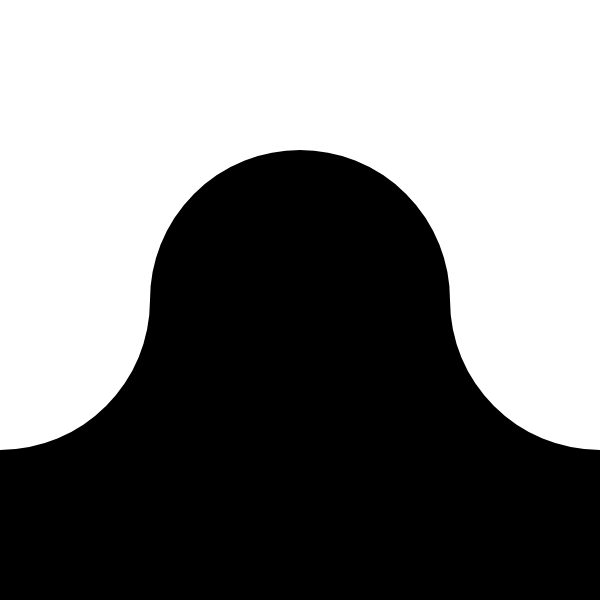
Frame 1 (no input)
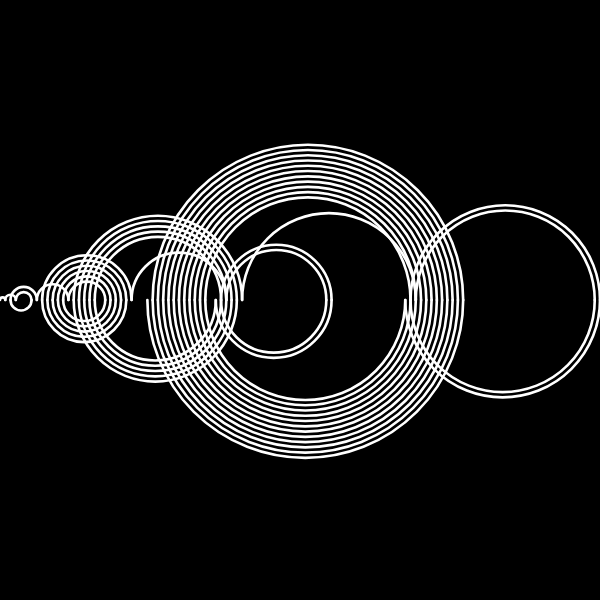
Frame 60 (no input)
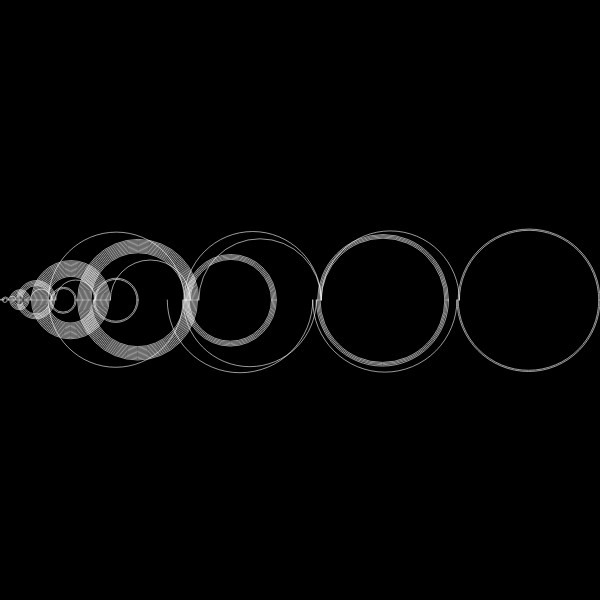
Frame 120 (the mouse pressed at the canvas centre since frame 60)

The p5.js sketch that drew these frames (run headless with seeded random() and noise() and a simulated clock; from frame 60 on, the mouse is pressed at the canvas centre):

// p5.js sketch
// ── sketch.js
let index = 0;
let count = 1;

let numbers = [true];
let sequence = [0];

let arcs = [];

let biggest = -1;

function setup() {
  createCanvas(600, 600);
}

function resetAll(){
  index = 0;
  count = 1;

  numbers = [true];
  sequence = [0];

  arcs = [];

  biggest = -1;
}

function step(){
  let next = index - count;
  let flip = false;
  if(next < 0 || numbers[next]){
    next = index + count;
    flip = true;
  }
  numbers[next] = true;
  sequence.push(next);
  index = next;
  count++;
  
  if(index > biggest){
    biggest = index;
  }
  
  const x = (next + sequence[sequence.length-2] ) / 2;
  const y = 0;
  
  if(flip){
    arcs.push(new Arc(x, y, abs(next - x), PI, TWO_PI));
  } else {
    arcs.push(new Arc(x, y, abs(next - x), 0, PI));
  }
  
}

function draw() {
  step();
  
  background(0);
  translate(0, height/2);
  
  scale(width/biggest);
  
  for(let a of arcs){
    a.show();
  }
  
  if(sequence.length > 500){
    resetAll();
  }
}
// ── Arc.js
class Arc {
  constructor(x, y, d, start, end){
    this.x = x;
    this.y = y;
    this.d = 2*d;
    this.start = start;
    this.end = end;
  }
  
  show(){
    noFill();
    stroke(255);
    strokeWeight(0.5);
    arc(this.x, this.y, this.d, this.d, this.start, this.end);
  }
}
